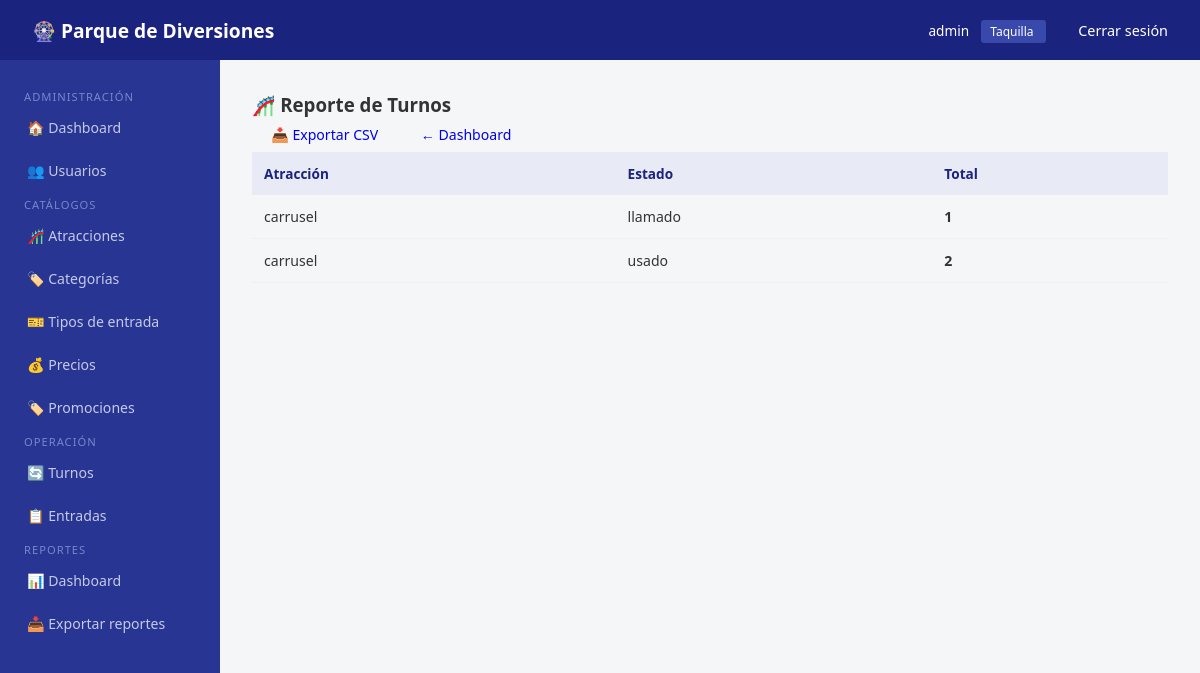
/reportes/turnos/ (signed in), run on the app's committed database.
### usuarios/models.py (models this page shows, shortened)
class UsuarioInterno(AbstractUser):
    rol = models.CharField(max_length=30, choices=ROL_CHOICES, default='taquilla')
    activo = models.BooleanField(default=True)
    fecha_creacion = models.DateTimeField(auto_now_add=True)

### turnos/models.py (models this page shows, shortened)
class Turno(models.Model):
    atraccion = models.ForeignKey(Atraccion, on_delete=models.CASCADE, related_name='turnos')
    visitante = models.ForeignKey(Visitante, on_delete=models.CASCADE, related_name='turnos')
    numero = models.PositiveIntegerField()
    estado = models.CharField(max_length=20, choices=ESTADO_TURNO, default='generado')
    prioridad = models.BooleanField(default=False)
    hora_creacion = models.DateTimeField(auto_now_add=True)
    hora_estimada = models.DateTimeField(blank=True, null=True)
    hora_llamado = models.DateTimeField(blank=True, null=True)
    hora_vencimiento = models.DateTimeField(blank=True, null=True)
    hora_uso = models.DateTimeField(blank=True, null=True)
    fecha_creacion = models.DateTimeField(default=timezone.now)
    class Meta:
        unique_together = ('atraccion', 'numero')
        ordering = ['numero']

### reportes/views.py (the view)
# urls.py: path('turnos/',        views.reporte_turnos,     name='turnos'),
@login_required
def reporte_turnos(request):
    turnos = Turno.objects.values(
        'atraccion__nombre', 'estado'
    ).annotate(total=Count('id')).order_by('atraccion__nombre', 'estado')
    return render(request, 'reportes/reporte_turnos.html', {'turnos': turnos})

### templates/reportes/reporte_turnos.html
{% extends 'base/base.html' %}
{% block content %}
<div class="container mt-4">
  <div class="d-flex justify-content-between align-items-center mb-3">
    <h3>🎢 Reporte de Turnos</h3>
    <div>
      <a href="{% url 'reportes:export_turnos' %}" class="btn btn-outline-secondary btn-sm">📥 Exportar CSV</a>
      <a href="{% url 'reportes:dashboard' %}" class="btn btn-outline-primary btn-sm">← Dashboard</a>
    </div>
  </div>
  <table class="table table-bordered">
    <thead class="table-dark">
      <tr><th>Atracción</th><th>Estado</th><th>Total</th></tr>
    </thead>
    <tbody>
      {% for t in turnos %}
      <tr>
        <td>{{ t.atraccion__nombre }}</td>
        <td>{{ t.estado }}</td>
        <td><strong>{{ t.total }}</strong></td>
      </tr>
      {% empty %}
      <tr><td colspan="3" class="text-muted text-center">Sin datos.</td></tr>
      {% endfor %}
    </tbody>
  </table>
</div>
{% endblock %}

### templates/base/base.html (shortened to what this page needs)
<!DOCTYPE html>
<html lang="es">
<head>
</head>
<body>
<nav class="navbar">
    <span class="brand">🎡 Parque de Diversiones</span>
    <div>
        {% if user.is_authenticated %}
            <span style="font-size:0.85rem; margin-right:0.5rem;">
                {{ user.get_full_name|default:user.username }}
            </span>
            <span style="background:#3949ab; padding:0.2rem 0.6rem; border-radius:3px; font-size:0.75rem; margin-right:1rem;">
                {{ user.get_rol_display }}
            </span>
            <a href="{% url 'usuarios:logout' %}">Cerrar sesión</a>
        {% endif %}
    </div>
</nav>
{% if user.is_authenticated %}
<div class="sidebar">
    {% if user.rol == 'administrador' or user.is_superuser %}
        <span class="section-title">Administración</span>
        <a href="{% url 'usuarios:dashboard' %}">🏠 Dashboard</a>
        <a href="{% url 'usuarios:lista_usuarios' %}">👥 Usuarios</a>
        <span class="section-title">Catálogos</span>
        <a href="{% url 'atracciones:lista' %}">🎢 Atracciones</a>
        <a href="{% url 'atracciones:categorias' %}">🏷️ Categorías</a>
        <a href="{% url 'entradas:tipos' %}">🎫 Tipos de entrada</a>
        <a href="{% url 'entradas:precios' %}">💰 Precios</a>
        <a href="{% url 'entradas:promociones' %}">🏷️ Promociones</a>
        <span class="section-title">Operación</span>
        <a href="{% url 'turnos:panel_admin' %}">🔄 Turnos</a>
        <a href="{% url 'entradas:lista_entradas' %}">📋 Entradas</a>
        <span class="section-title">Reportes</span>
        <a href="{% url 'reportes:dashboard' %}">📊 Dashboard</a>
        <a href="{% url 'reportes:dashboard' %}">📥 Exportar reportes</a>
    {% elif user.rol == 'taquilla' %}
        <span class="section-title">Taquilla</span>
        <a href="{% url 'usuarios:dashboard' %}">🏠 Dashboard</a>
        <a href="{% url 'entradas:vender' %}">🎫 Vender entrada</a>
        <a href="{% url 'entradas:validar' %}">✅ Validar entrada</a>
        <a href="{% url 'entradas:lista_entradas' %}">📋 Entradas del día</a>
    {% elif user.rol == 'operador_atraccion' %}
        <span class="section-title">Mi atracción</span>
        <a href="{% url 'usuarios:dashboard' %}">🏠 Dashboard</a>
        <a href="{% url 'turnos:panel_operador' %}">🎡 Panel de turnos</a>
        <a href="{% url 'atracciones:lista' %}">⚙️ Atracciones</a>
    {% elif user.rol == 'operador_alimentos' %}
        <span class="section-title">Alimentos</span>
        <a href="{% url 'usuarios:dashboard' %}">🏠 Dashboard</a>
    {% elif user.rol == 'soporte' %}
        <span class="section-title">Soporte</span>
        <a href="{% url 'usuarios:dashboard' %}">🏠 Dashboard</a>
        <a href="{% url 'usuarios:buscar_visitante' %}">🔍 Buscar visitante</a>
    {% endif %}
</div>
{% endif %}
<div class="main-content {% if not user.is_authenticated %}full{% endif %}">
    {% block content %}{% endblock %}
</div>
</body>
</html>

### templates/base/base.html (style rules this page uses)
* { margin: 0; padding: 0; box-sizing: border-box; }
body { font-family: 'Segoe UI', sans-serif; background: #f4f6f8; color: #333; }
.navbar { background: #1a237e; color: white; padding: 1rem 2rem; display: flex; justify-content: space-between; align-items: center; position: fixed; top: 0; left: 0; right: 0; z-index: 100; height: 60px; }
.navbar .brand { font-size: 1.2rem; font-weight: bold; }
.navbar a { color: white; text-decoration: none; margin-left: 1rem; font-size: 0.9rem; }
.sidebar { width: 220px; background: #283593; min-height: calc(100vh - 60px); position: fixed; top: 60px; left: 0; padding: 1.5rem 0; overflow-y: auto; }
.sidebar a { display: block; color: #c5cae9; text-decoration: none; padding: 0.75rem 1.5rem; font-size: 0.88rem; border-left: 3px solid transparent; transition: all 0.2s; }
.sidebar .section-title { color: #7986cb; font-size: 0.7rem; text-transform: uppercase; padding: 1rem 1.5rem 0.3rem; letter-spacing: 1px; }
.main-content { margin-left: 220px; padding: 2rem; margin-top: 60px; min-height: calc(100vh - 60px); }
.btn { display: inline-block; padding: 0.5rem 1.2rem; border-radius: 5px; border: none; cursor: pointer; font-size: 0.88rem; text-decoration: none; transition: opacity 0.2s; }
table { width: 100%; border-collapse: collapse; }
th { background: #e8eaf6; color: #1a237e; padding: 0.75rem; text-align: left; font-size: 0.85rem; }
td { padding: 0.75rem; border-bottom: 1px solid #f0f0f0; font-size: 0.88rem; }

### data on the page
UsuarioInterno: get_full_name "admin", rol "Taquilla"
Turno: atraccion__nombre "carrusel", estado "usado", total "2"

### other printed values
{{ t.atraccion__nombre }} "carrusel"
{{ t.estado }} "llamado"
{{ t.total }} "1"
